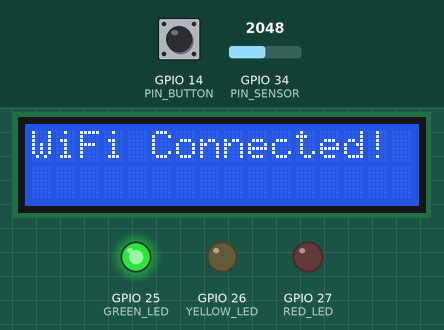
A sketch run on a simulated ESP32. Parts: 16×2 character LCD, output pins drawn as LEDs (lit = HIGH). Dashed ring = blinking. The inputs (shaded band) are chosen by the test bench; at power-on: GPIO 14 (PIN_BUTTON) HIGH, GPIO 34 (PIN_SENSOR) = 2048. WiFi joins after 1.5 s; servers stay silent unless stated; uploads are accepted with an empty reply; the local clock reads 2024-03-15 10:24:30 at power-on unless the sketch sets it; what the sketch prints to the serial monitor is not drawn.

Above: at 2.3 s.
At 6.2 s:
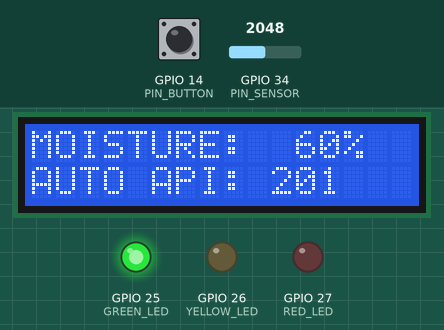
6.3 s: GPIO 14 (PIN_BUTTON) pulled LOW for 0.15 s
At 7.3 s:
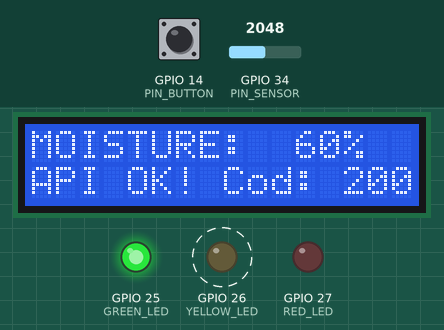
At 21.0 s:
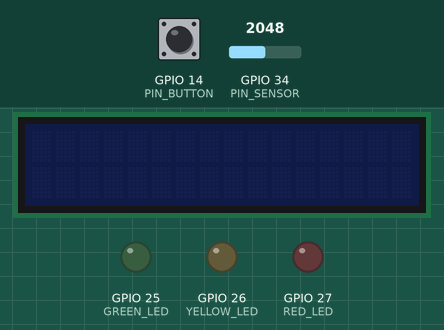
Timing chart, 0 to 21.4 s (numbered marks = the images above; inputs shaded):
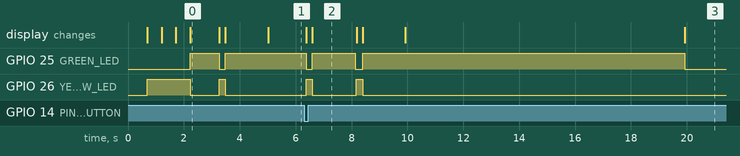

Measured:
- after the input at 6.3 s, GPIO 26 (YELLOW_LED): alternates HIGH for 0.22 s and LOW for 1.6 s, 4 changes in all, then stays LOW, starting after 0.08 s; the display: first changes after 0.08 s (image 2 shows a later state)
- what the display in image 0 shows lasts 1.1 s, from 2.2 s to 3.3 s
- what the display in image 2 shows lasts 1.6 s, from 6.6 s to 8.2 s

The sketch:

SensorConfigurationModel.ino
```cpp
#include <Wire.h>
#include <LiquidCrystal_I2C.h>
#include <WiFi.h>
#include <WiFiClientSecure.h>
#include <HTTPClient.h>
#include <time.h>

// WIFI and API configuration
const char* WIFI_SSID = "YOUR_WIFI_NAME";
const char* WIFI_PASSWORD = "YOUR_WIFI_PASSWORD";
const char* API_URL = "YOUR_API_URL";

// Sensor ID and ApiKey configuration
const long SENSOR_ID = 0; //Change to your sensor ID
const String rawApiKey = "YOUR_SENSOR_API_KEY";

// Implement and configure NTP
const char* NTP_SERVER = "a.st1.ntp.br";
const long GMT_OFFSET_SEC = -3 * 3600; // UTC-3
const int DAYLIGHT_OFFSET_SEC = 0;

// Configures LCD display
LiquidCrystal_I2C lcd(0x27, 16, 2);

// Pinout
const int PIN_SENSOR = 34; // Soil Moisture sensor
const int GREEN_LED  = 25; // Telemetry OK (201 Created)
const int YELLOW_LED = 26; // Processing / Sending HTTP POST
const int RED_LED    = 27; // Communication / Auth Failure
const int PIN_BUTTON = 14; // Manual reading button

// Intervals (10 minute for reading, 10s to turn off display/LEDs)
const unsigned long AUTOMATIC_INTERVAL_MS = 10UL * 60UL * 1000UL;
const unsigned long DISPLAY_TIMEOUT_MS    = 10UL * 1000UL;

// Control
unsigned long lastMeasurement = 0;
bool lastButton = HIGH;
bool isDisplayOn = true;

// Humidity calibration
const int LOW_VALUE  = 4075;
const int HIGH_VALUE = 700;

// Configures percentage moisture
int moisturePercent(int measurement) {
  int pct = map(measurement, LOW_VALUE, HIGH_VALUE, 0, 100);
  return constrain(pct, 0, 100);
}

// Configures the activation of the diagnostic LEDs
void setLeds(const char* status) {
  digitalWrite(GREEN_LED, LOW);
  digitalWrite(YELLOW_LED, LOW);
  digitalWrite(RED_LED, LOW);

  if (strcmp(status, "PROCESSING") == 0) {
    digitalWrite(YELLOW_LED, HIGH);
  } else if (strcmp(status, "FAILURE") == 0) {
    digitalWrite(RED_LED, HIGH);
  } else if (strcmp(status, "OK") == 0) {
    digitalWrite(GREEN_LED, HIGH);
  }
}

// Turns off LCD backlight, clears text and turns off all LEDs
void sleepPeripherals() {
  lcd.clear();
  lcd.noBacklight();
  setLeds("OFF");
  isDisplayOn = false;
  Serial.println("[SYSTEM] Display and LEDs turned OFF (Standby)");
}

// Wakes up the LCD backlight before a new measurement
void wakeUpPeripherals() {
  if (!isDisplayOn) {
    lcd.backlight();
    isDisplayOn = true;
  }
}

// Configures the screen display
void lcdShow(int pct, const char* mode, const char* status) {
  wakeUpPeripherals();
  lcd.setCursor(0, 0);
  lcd.print("MOISTURE: ");

  if (pct < 100) {
    lcd.print(" ");
  }
  if (pct < 10) {
    lcd.print(" ");
  }

  lcd.print(pct);
  lcd.print("% ");

  lcd.setCursor(0, 1);
  lcd.print(mode);
  lcd.print(" ");
  lcd.print(status);

  int use = (int)strlen(mode) + 1 + (int)strlen(status);
  for (int i = use; i < 16; i++) {
    lcd.print(" ");
  }
}

// Gets the current date and time and formats it to the ISO-8601 standard
String getDateTimeISO() {
  struct tm timeinfo;

  if (!getLocalTime(&timeinfo)) {
    return "";
  }

  char buffer[25];
  strftime(buffer, sizeof(buffer), "%Y-%m-%dT%H:%M:%S", &timeinfo);
  return String(buffer);
}

// Connects the ESP32 to Wi-Fi
void connectWifi() {
  wakeUpPeripherals();
  lcd.clear();
  lcd.setCursor(0, 0);
  lcd.print("Connecting WIFI");
  setLeds("PROCESSING");

  WiFi.mode(WIFI_STA);
  WiFi.setSleep(false);
  WiFi.setAutoReconnect(true);
  WiFi.begin(WIFI_SSID, WIFI_PASSWORD);

  int attempts = 0;
  while (WiFi.status() != WL_CONNECTED && attempts < 20) {
    delay(500);
    Serial.print(".");
    lcd.setCursor(attempts % 16, 1);
    lcd.print(".");
    attempts++;
  }
  lcd.clear();

  if (WiFi.status() == WL_CONNECTED) {
    Serial.println("\nWi-Fi connected! IP: " + WiFi.localIP().toString());
    lcd.setCursor(0, 0);
    lcd.print("WiFi Connected!");
    setLeds("OK");
    configTime(GMT_OFFSET_SEC, DAYLIGHT_OFFSET_SEC, NTP_SERVER, "pool.ntp.org");
  } else {
    Serial.println("\nFailed to connect to Wi-Fi. Starting offline mode.");
    lcd.setCursor(0, 0);
    lcd.print("Offline mode");
    setLeds("FAILURE");
  }

  delay(1000);
  lcd.clear();
}

// Send the measurement to the API with automatic retry
void sendToApi(int pct, const char* mode) {
  if (WiFi.status() != WL_CONNECTED) {
    Serial.println("[API] No Wi-Fi, trying to reconnect...");
    lcd.setCursor(0, 1);
    lcd.print("Error: No WiFi  ");
    setLeds("FAILURE");
    WiFi.disconnect();
    WiFi.reconnect();
    delay(2000);
    if (WiFi.status() != WL_CONNECTED) {
      lcdShow(pct, mode, "NO WIFI");
      return;
    }
  }

  lcd.setCursor(0, 1);
  lcd.print("Sending to API..");
  setLeds("PROCESSING");

  String measuredAt = getDateTimeISO();

  String jsonPayload = "{";
  jsonPayload += "\"sensorId\":" + String(SENSOR_ID) + ",";
  jsonPayload += "\"humidity\":" + String(pct);

  if (measuredAt != "") {
    jsonPayload += ",\"measuredAt\":\"" + measuredAt + "\"";
  }
  jsonPayload += "}";

  int httpResponseCode = -1;
  int maxRetries = 3;

  for (int attempt = 1; attempt <= maxRetries; attempt++) {
    WiFiClientSecure client;
    client.setInsecure();
    HTTPClient http;

    http.begin(client, API_URL);
    http.setConnectTimeout(5000);
    http.setTimeout(5000);
    http.useHTTP10(true);

    // Headers
    http.addHeader("Content-Type", "application/json");
    http.addHeader("X-Sensor-Key", rawApiKey);
    http.addHeader("Connection", "close");

    Serial.printf("[API] Attempt %d/%d - Sending POST: %s\n", attempt, maxRetries, jsonPayload.c_str());
    httpResponseCode = http.POST(jsonPayload);
    http.end();

    if (httpResponseCode == 200 || httpResponseCode == 201) {
      break;
    }

    Serial.printf("[API] Attempt %d failed (Code %d). Retrying in 1s...\n", attempt, httpResponseCode);
    delay(1000);
  }

  lcd.setCursor(0, 1);
  if (httpResponseCode == 200 || httpResponseCode == 201) {
    Serial.printf("[API] Response HTTP: %d\n", httpResponseCode);
    lcd.print("API OK! Cod: ");
    lcd.print(httpResponseCode);
    setLeds("OK");
    delay(1500);
    lcdShow(pct, mode, "API: 201");
  } else {
    Serial.printf("[API] Final Error Code: %d\n", httpResponseCode);
    lcd.print("Error! Code: ");
    lcd.print(httpResponseCode);
    setLeds("FAILURE");
    delay(1500);
    lcdShow(pct, mode, "API ERROR");
  }
}

// Take a measurement
void takeMeasurement(const char* mode) {
  wakeUpPeripherals();

  int measurement = analogRead(PIN_SENSOR);
  int pct = moisturePercent(measurement);

  lcdShow(pct, mode, "READING");

  Serial.print(mode);
  Serial.print(" raw=");
  Serial.print(measurement);
  Serial.print(" pct=");
  Serial.println(pct);

  sendToApi(pct, mode);

  lastMeasurement = millis();
}

void setup() {
  Serial.begin(115200);

  pinMode(GREEN_LED, OUTPUT);
  pinMode(YELLOW_LED, OUTPUT);
  pinMode(RED_LED, OUTPUT);
  pinMode(PIN_BUTTON, INPUT_PULLUP);

  Wire.begin(21, 22);
  lcd.init();
  lcd.backlight();
  lcd.clear();

  lcd.setCursor(0, 0);
  lcd.print("Starting...");
  delay(600);

  connectWifi();

  takeMeasurement("AUTO");
}

void loop() {
  unsigned long now = millis();

  // Turns on the LCDs and LED after the button is clicked
  bool state = digitalRead(PIN_BUTTON);
  if (lastButton == HIGH && state == LOW) {
    delay(30);
    if (digitalRead(PIN_BUTTON) == LOW) {
      takeMeasurement("MANUAL");
    }
  }
  lastButton = state;

  // Turn off the LCD and LEDs 10 seconds after the measurement
  if (isDisplayOn && (now - lastMeasurement >= DISPLAY_TIMEOUT_MS)) {
    sleepPeripherals();
  }

  // Take a measurement every 10 minutes
  if (now - lastMeasurement >= AUTOMATIC_INTERVAL_MS) {
    takeMeasurement("AUTO");
  }
}
```
